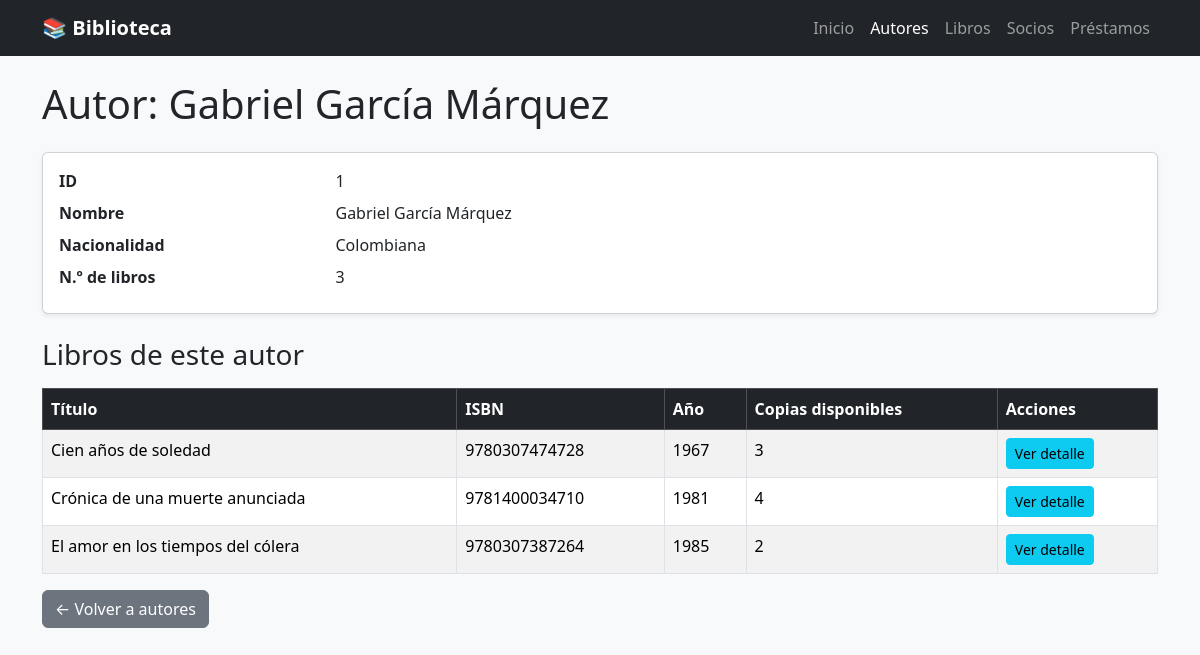
The app's page /autores/1/ with its own data.
### gestion/models.py (models this page shows, shortened)
class Autor(models.Model):
    nombre = models.CharField(max_length=100)
    nacionalidad = models.CharField(max_length=50, blank=True)
    class Meta:
        verbose_name_plural = "Autores"

class Libro(models.Model):
    titulo = models.CharField(max_length=200)
    isbn = models.CharField(max_length=13, unique=True)
    anio_publicacion = models.PositiveIntegerField()
    copias_disponibles = models.PositiveIntegerField(default=1)
    autor = models.ForeignKey(Autor, on_delete=models.CASCADE, related_name='libros')

### gestion/views.py (the view)
# urls.py: path('autores/<int:pk>/', views.detalle_autor, name='detalle_autor'),
def detalle_autor(request, pk):
    autor = get_object_or_404(Autor, pk=pk)
    libros = autor.libros.all().order_by('titulo')
    return render(request, 'gestion/autor_detail.html', {'autor': autor, 'libros': libros})

### gestion/templates/gestion/autor_detail.html (shortened to what this page needs)
{% extends 'gestion/base.html' %}
{% block content %}
<h1 class="mb-4">Autor: {{ autor.nombre }}</h1>
<div class="card shadow-sm mb-4">
    <div class="card-body">
        <dl class="row mb-0">
            <dt class="col-sm-3">ID</dt>
            <dd class="col-sm-9">{{ autor.id }}</dd>
            <dt class="col-sm-3">Nombre</dt>
            <dd class="col-sm-9">{{ autor.nombre }}</dd>
            <dt class="col-sm-3">Nacionalidad</dt>
            <dd class="col-sm-9">{{ autor.nacionalidad|default:"—" }}</dd>
            <dt class="col-sm-3">N.º de libros</dt>
            <dd class="col-sm-9">{{ libros|length }}</dd>
        </dl>
    </div>
</div>
<h3 class="mb-3">Libros de este autor</h3>
<table class="table table-striped table-hover table-bordered bg-white">
    <thead class="table-dark">
        <tr>
            <th>Título</th>
            <th>ISBN</th>
            <th>Año</th>
            <th>Copias disponibles</th>
            <th>Acciones</th>
        </tr>
    </thead>
    <tbody>
        {% for libro in libros %}
        <tr>
            <td>{{ libro.titulo }}</td>
            <td>{{ libro.isbn }}</td>
            <td>{{ libro.anio_publicacion }}</td>
            <td>{{ libro.copias_disponibles }}</td>
            <td><a href="{% url 'detalle_libro' libro.pk %}" class="btn btn-info btn-sm">Ver detalle</a></td>
        </tr>
        {% empty %}
        <tr><td colspan="5" class="text-center">Este autor no tiene libros registrados.</td></tr>
        {% endfor %}
    </tbody>
</table>
<a href="{% url 'lista_autores' %}" class="btn btn-secondary">&larr; Volver a autores</a>
{% endblock %}

### records on screen
Autor: nombre "Gabriel García Márquez", id "1", nacionalidad "Colombiana"
Libro: titulo "Cien años de soledad", isbn "9780307474728", anio_publicacion "1967", copias_disponibles "3"
Libro: titulo "Crónica de una muerte anunciada", isbn "9781400034710", anio_publicacion "1981", copias_disponibles "4"
Libro: titulo "El amor en los tiempos del cólera", isbn "9780307387264", anio_publicacion "1985", copias_disponibles "2"

### other values on screen
{{ libros|length }} "3"
